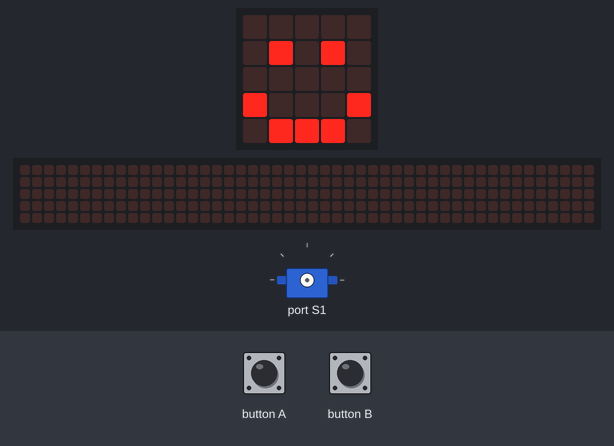
Simulated run of this program. Board: BBC micro:bit (MakeCode). On the bench: the board's 5×5 LED display, a strip that is not on the board, showing the scrolling text unrolled, servo. Inputs (shaded band) come from the test bench. The 48×5 strip is a reading aid, not a part: it shows the text the display is scrolling, unrolled, one strip-width of it at a time.

Above: at 1.8 s.
1.9 s: button B pressed for 0.15 s
At 2.2 s:
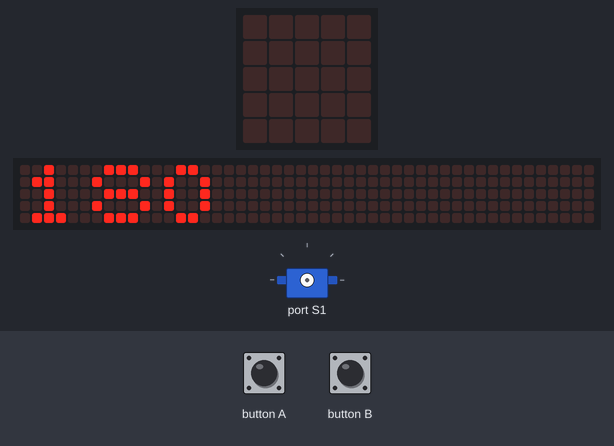
2.6 s: button A pressed for 0.15 s
At 3.17 s:
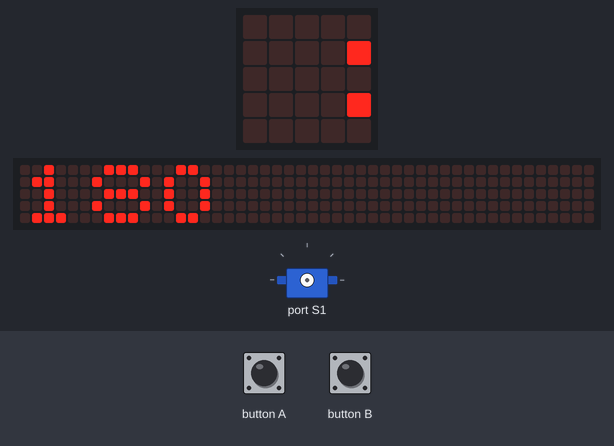
3.3 s: button B pressed for 0.15 s
At 6.1 s:
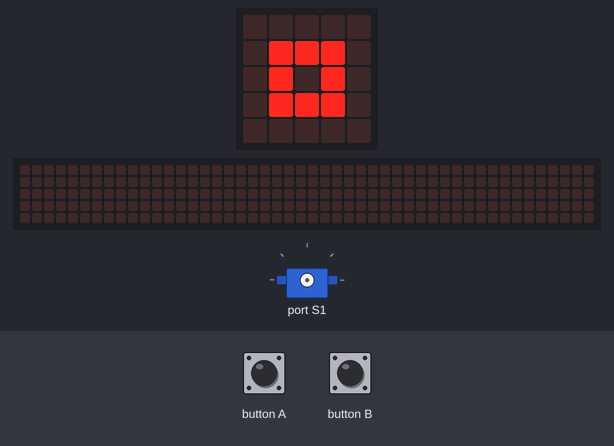
8.8 s: button A pressed for 0.15 s
12.5 s: button B pressed for 0.15 s
15.6 s: button A pressed for 0.15 s
At 15.92 s:
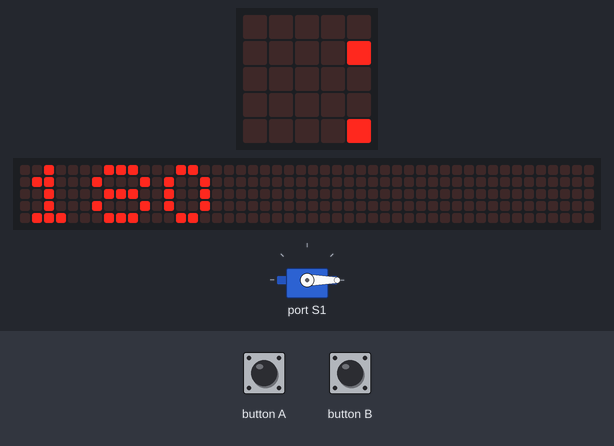
Timing chart, 0 to 17.3 s (numbered marks = the images above; inputs shaded):
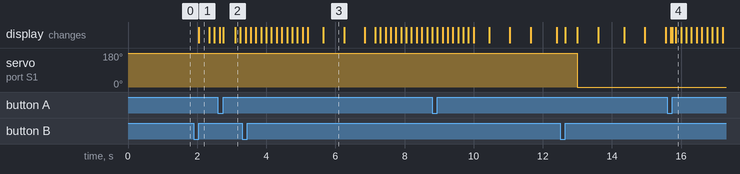

Measured:
- after the input at 1.9 s, the display: changes after 0.15 s (image 1)
- after the input at 2.6 s, the display: first differs from a run without the input after 0.15 s (image 2 shows a later state)
- after the input at 3.3 s, servo on port S1: stays 180° (without the input it goes to 0° after 4.9 s)
- after the input at 15.6 s, the display: first differs from a run without the input after 0.15 s (image 4 shows a later state)
- what the display in image 3 shows lasts 0.6 s, from 5.7 s to 6.3 s

The program:

main.ts
```typescript
// (licence header left out)
// variables
const servoNumber1 = robotbit.Servos.S1

// setup
basic.clearScreen()
basic.showIcon(IconNames.Happy)

// turning to 0
input.onButtonPressed(Button.A, function() {
    basic.clearScreen()
    basic.showString("0")
    basic.showIcon(IconNames.SmallSquare)
    robotbit.Servo(servoNumber1, 0)
    basic.showIcon(IconNames.Happy)
})
 // turning to 180
input.onButtonPressed(Button.B, function () {
    basic.clearScreen()
    basic.showString("180")
    basic.showIcon(IconNames.SmallSquare)
    robotbit.Servo(servoNumber1, 180)
    basic.showIcon(IconNames.Happy)
})
```
